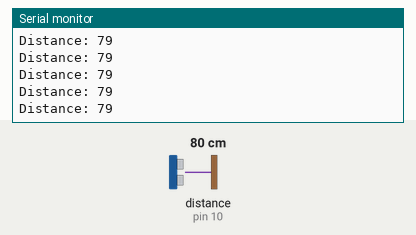
Bench run of a sketch on a simulated Arduino Uno, built with avr-gcc and run on an emulated ATmega328P. Parts: the last lines printed to the serial monitor. Wiring (inferred from the names in the program): ultrasonic range finder: trigger pin 9; echo pin 10. The test bench sets the inputs (shaded band); at power-on: distance to the obstacle (sensor on pin 10) 80 cm. The echo pulse lasts 58.3 µs per cm.

Above: at 1.2 s.
1.3 s: distance to the obstacle (sensor on pin 10) set to 2 cm
At 1.38 s:
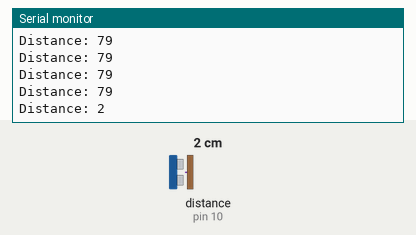
4.3 s: distance to the obstacle (sensor on pin 10) set to 250 cm
At 4.41 s:
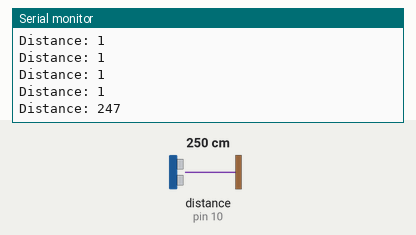
Timing chart, 0 to 7.3 s (numbered marks = the images above; inputs shaded):
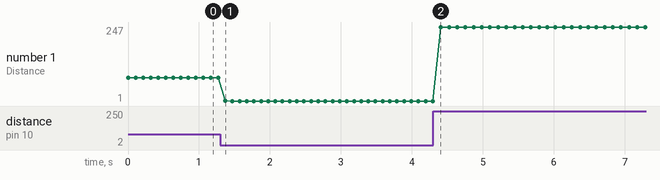

Measured:
- after the input at 1.3 s, the serial monitor: prints a new line after 0.07 s (image 1)
- after the input at 4.3 s, the serial monitor: prints a new line after 0.11 s (image 2)
- plotted number 1: 79 → 1 after the input at 1.3 s

The sketch:

distancesensornoled.ino
```cpp
const int trigPin = 9;
const int echoPin = 10;
long duration;
int distance;

void setup() {
  pinMode(trigPin, OUTPUT);
  pinMode(echoPin, INPUT);
  Serial.begin(9600);
}

void loop() {
  digitalWrite(trigPin, LOW);
  delayMicroseconds(2);
  digitalWrite(trigPin, HIGH);
  delayMicroseconds(10);
  digitalWrite(trigPin, LOW);

  duration = pulseIn(echoPin, HIGH, 30000); // 30 ms timeout

  if (duration == 0) {
    Serial.println("Out of range");
  } else {
    distance = duration * 0.034 / 2;
    Serial.print("Distance: ");
    Serial.println(distance);
  }

  delay(100); // wait 100ms before next reading
}
```
